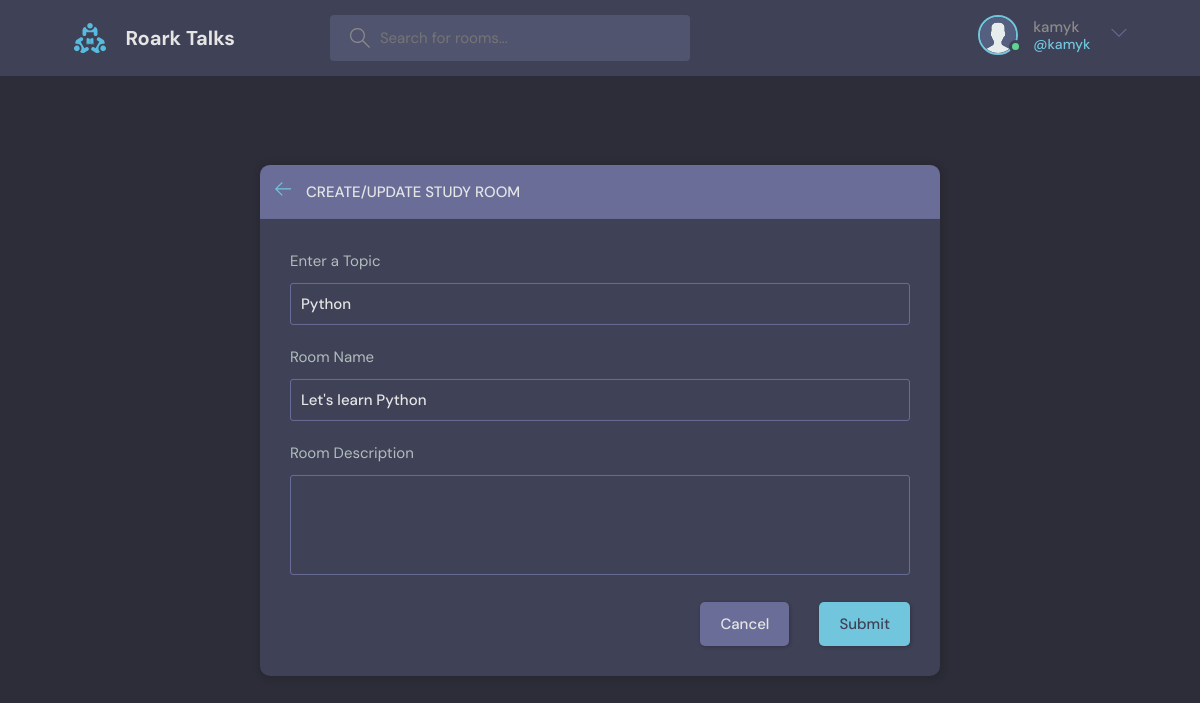
/update_room/1 (signed in), run on the app's committed database.
### base/models.py (models this page shows, shortened)
class User(AbstractUser):
    name = models.CharField(max_length=200, null=True)
    email = models.EmailField(unique=True, null=True)
    bio = models.TextField(null=True)
    avatar = models.ImageField(null=True, default="avatar.svg")
    USERNAME_FIELD = 'email'
    REQUIRED_FIELDS = []

class Room(models.Model):
    host = models.ForeignKey(User, on_delete=models.SET_NULL, null=True)
    topic = models.ForeignKey(Topic, on_delete=models.SET_NULL, null=True)
    name = models.CharField(max_length=200)
    description = models.TextField(null=True, blank=True)  # null is for database, blank is for form
    participants = models.ManyToManyField(User, related_name='participants', blank=True)
    updated = models.DateTimeField(auto_now=True)  # auto now takes timestamp everytime we save
    created = models.DateTimeField(auto_now_add=True)  # auto now add takes timestamp only once when we create
    class Meta:
        ordering = ['-updated', '-created']

class Topic(models.Model):
    name = models.CharField(max_length=200)

### base/views.py (the view, shortened to what this page needs)
# urls.py: path('update_room/<str:pk>', views.update_room, name='update_room'),
@login_required(login_url='login')
def update_room(request, pk):
    room = Room.objects.get(id=pk)
    form = RoomForm(instance=room)
    topics = Topic.objects.all()
    if request.user != room.host:
        return HttpResponse('You are not allowed here.')
    context = {'form': form, 'topics': topics, 'room': room}
    return render(request, 'base/room_form.html', context)

### base/forms.py
class RoomForm(ModelForm):
    class Meta:
        model = Room
        fields = '__all__'
        exclude = ['host', 'participants']

### base/templates/base/room_form.html (shortened to what this page needs)
{% extends 'main.html' %}
{% block content %}
  <main class="create-room layout">
    <div class="container">
      <div class="layout__box">
        <div class="layout__boxHeader">
          <div class="layout__boxTitle">
            <a href="{% url 'home' %}">
              <svg version="1.1" xmlns="http://www.w3.org/2000/svg" width="32" height="32" viewBox="0 0 32 32">
                <title>arrow-left</title>
                <path
                  d="M13.723 2.286l-13.723 13.714 13.719 13.714 1.616-1.611-10.96-10.96h27.625v-2.286h-27.625l10.965-10.965-1.616-1.607z">
                </path>
              </svg>
            </a>
            <h3>Create/Update Study Room</h3>
          </div>
        </div>
        <div class="layout__body">
          <form class="form" action="" method="POST">
            <div class="form__group">
              <label for="room_topic">Enter a Topic</label>
                <input required type="text" name="topic" value="{{ room.topic.name }}" list="topic-list">
            </div>
            <div class="form__group">
              <label for="room_name">Room Name</label>
                {{ form.name }}
            </div>
             <div class="form__group">
              <label for="room_description">Room Description</label>
                {{ form.description }}
            </div>
            <div class="form__action">
              <a class="btn btn--dark" href="{% url 'home' %}">Cancel</a>
              <button class="btn btn--main" type="submit">Submit</button>
            </div>
          </form>
        </div>
      </div>
    </div>
  </main>
{% endblock content %}

### templates/navbar.html (shortened to what this page needs)
{% load static %}
<header class="header header--loggedIn">
    <div class="container">
        <a href="{% url 'home' %}" class="header__logo">
            <img src="{% static 'images/logo.svg' %}" alt=""/>
            <h1>Roark Talks</h1>
        </a>
        <form class="header__search" method="GET" action="{% url 'home' %}">
            <label>
                <input name="q" placeholder="Search for rooms..."/>
            </label>
        </form>
        <nav class="header__menu">
            {% if request.user.is_authenticated %}
                <div class="header__user">
                    <a href="{% url 'update_user' %}">
                        <div class="avatar avatar--medium active">
                            <img src="{{ request.user.avatar.url }}" alt=""/>
                        </div>
                        <p>{{ request.user.username }} <span>@{{ request.user.username }}</span></p>
                    </a>
                    <button class="dropdown-button">
                        <svg version="1.1" xmlns="http://www.w3.org/2000/svg" width="32" height="32"
                             viewBox="0 0 32 32">
                            <title>chevron-down</title>
                            <path d="M16 21l-13-13h-3l16 16 16-16h-3l-13 13z"></path>
                        </svg>
                    </button>
                </div>
            {% else %}
                <a href="{% url 'login' %}">
                    <img src="{% static 'images/avatar.svg' %}" alt=""/>
                    <p>Login</p>
                </a>
            {% endif %}
        </nav>
    </div>
</header>

### data on the page
User: user.avatar (placeholder picture), user.username "kamyk"
Room: topic "Python", name "Let's learn Python"
